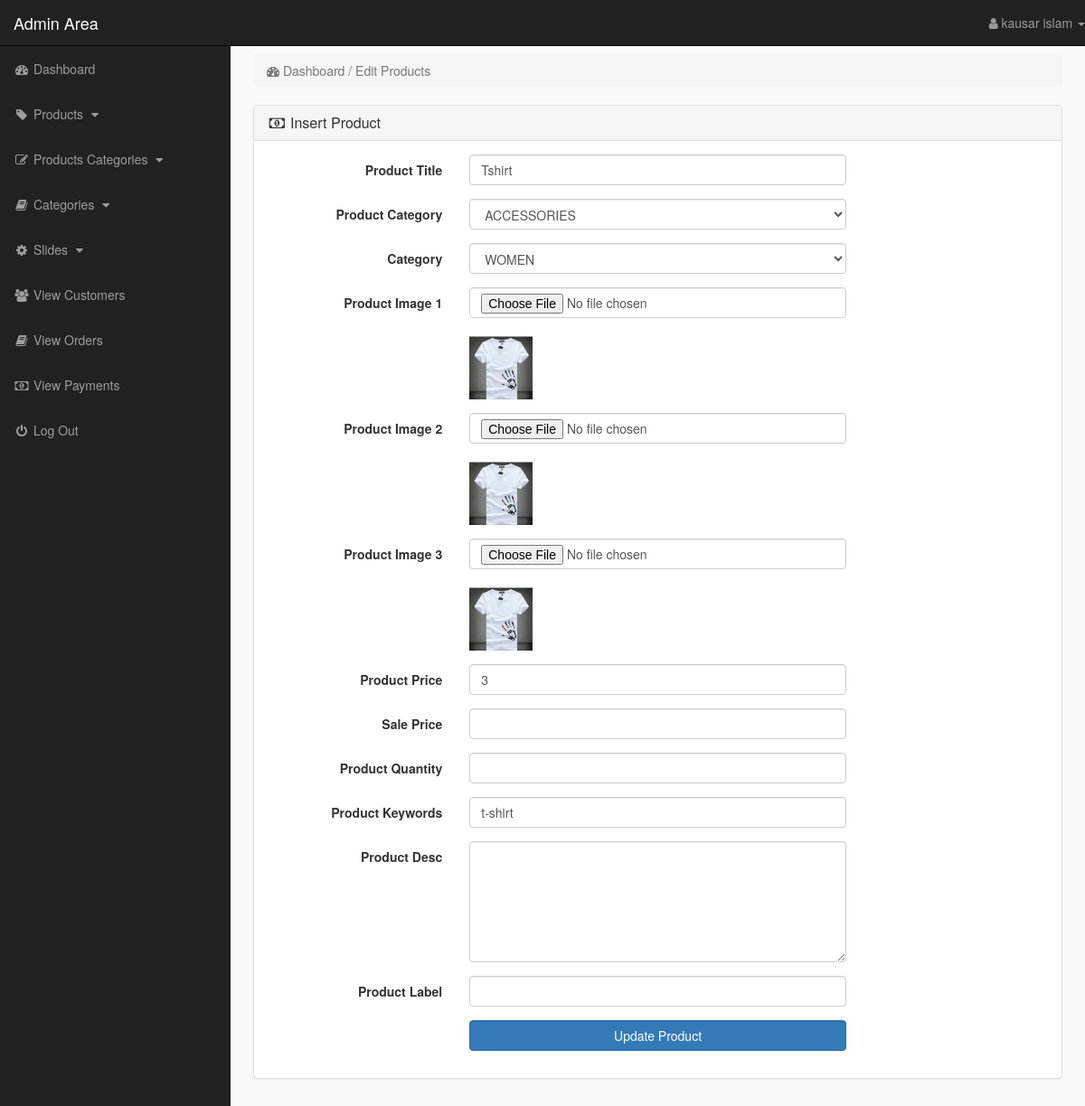
Screenshot of /admin_area/index.php?edit_product=4 (signed in) with the database file from the repository.
### tables this page shows
CREATE TABLE `products` (
  `product_id` int(10) NOT NULL,
  `p_cat_id` int(10) NOT NULL,
  `cat_id` int(10) NOT NULL,
  `date` timestamp NOT NULL DEFAULT current_timestamp() ON UPDATE current_timestamp(),
  `product_title` text NOT NULL,
  `product_img1` text NOT NULL,
  `product_img2` text NOT NULL,
  `product_img3` text NOT NULL,
  `product_price` int(10) NOT NULL,
  `product_desc` text NOT NULL,
  `product_keywords` text NOT NULL
);

CREATE TABLE `product_categories` (
  `p_cat_id` int(10) NOT NULL,
  `p_cat_title` text NOT NULL,
  `p_cat_desc` text NOT NULL
);

CREATE TABLE `categories` (
  `cat_id` int(100) NOT NULL,
  `cat_title` text NOT NULL,
  `cat_desc` text NOT NULL
);

### admin_area/edit_product.php (the view, shortened to what this page needs)
<?php
    if(!isset($_SESSION['admin_email'])){
        echo "<script>window.open('login.php','_self')</script>";
    }else{
?>
<?php
    if(isset($_GET['edit_product'])){
        $edit_id = $_GET['edit_product'];
        $get_p = "select * from products where product_id='$edit_id'";
        $run_edit = mysqli_query($con,$get_p);
        $row_edit = mysqli_fetch_array($run_edit);
        $p_title = $row_edit['product_title'];
        $p_cat = $row_edit['p_cat_id'];
        $cat = $row_edit['cat_id'];
        $p_image1 = $row_edit['product_img1'];
        $p_image2 = $row_edit['product_img2'];
        $p_image3 = $row_edit['product_img3'];
        $p_price = $row_edit['product_price'];
        $p_sale = $row_edit['product_sale'];
        $p_keywords = $row_edit['product_keywords'];
        $p_desc = $row_edit['product_desc'];
        $p_label = $row_edit['product_label'];
        $p_qty = $row_edit['product_qty'];
    }
        $get_p_cat = "select * from product_categories where p_cat_id='$p_cat'";
        $run_p_cat = mysqli_query($con,$get_p_cat);
        $row_p_cat = mysqli_fetch_array($run_p_cat);
        $p_cat_title = $row_p_cat['p_cat_title'];
        $get_cat = "select * from categories where cat_id='$cat'";
        $run_cat = mysqli_query($con,$get_cat);
        $row_cat = mysqli_fetch_array($run_cat);
        $cat_title = $row_cat['cat_title'];
?>
<!DOCTYPE html>
<html lang="en">
<head>
</head>
<body>
<div class="row">
    <div class="col-lg-12">
        <ol class="breadcrumb">
            <li class="active">
                <i class="fa fa-dashboard"></i> Dashboard / Edit Products
            </li>
        </ol>
    </div>
</div>
<div class="row">
    <div class="col-lg-12">
        <div class="panel panel-default">
           <div class="panel-heading">
               <h3 class="panel-title">
                   <i class="fa fa-money fa-fw"></i> Insert Product
               </h3>
           </div>
           <div class="panel-body">
               <form method="post" class="form-horizontal" enctype="multipart/form-data">
                   <div class="form-group">
                      <label class="col-md-3 control-label"> Product Title </label>
                      <div class="col-md-6">
                          <input name="product_title" type="text" class="form-control" required value="<?php echo $p_title; ?>">
                      </div>
                   </div>
                   <div class="form-group">
                      <label class="col-md-3 control-label"> Product Category </label>
                      <div class="col-md-6">
                          <select name="product_cat" class="form-control">
                              <option value="<?php echo $p_cat; ?>"> <?php echo $p_cat_title; ?> </option>
                          </select>
                      </div>
                   </div>
                   <div class="form-group">
                      <label class="col-md-3 control-label"> Category </label>
                      <div class="col-md-6">
                          <select name="cat" class="form-control">
                              <option value="<?php echo $cat; ?>"> <?php echo $cat_title; ?> </option>
                          </select>
                      </div>
                   </div>
                   <div class="form-group">
                      <label class="col-md-3 control-label"> Product Image 1 </label>
                      <div class="col-md-6">
                          <input name="product_img1" type="file" class="form-control" required>
                          <br>
                          <img width="70" height="70" src="product_images/<?php echo $p_image1; ?>" alt="<?php echo $p_image1; ?>">
                      </div>
                   </div>
                   <div class="form-group">
                      <label class="col-md-3 control-label"> Product Image 2 </label>
                      <div class="col-md-6">
                          <input name="product_img2" type="file" class="form-control">
                          <br>
                          <img width="70" height="70" src="product_images/<?php echo $p_image2; ?>" alt="<?php echo $p_image2; ?>">
                      </div>
                   </div>
                   <div class="form-group">
                      <label class="col-md-3 control-label"> Product Image 3 </label>
                      <div class="col-md-6">
                          <input name="product_img3" type="file" class="form-control form-height-custom">
                          <br>
                          <img width="70" height="70" src="product_images/<?php echo $p_image3; ?>" alt="<?php echo $p_image3; ?>">
                      </div>
                   </div>
                   <div class="form-group">
                      <label class="col-md-3 control-label"> Product Price </label>
                      <div class="col-md-6">
                          <input name="product_price" type="text" class="form-control" required value="<?php echo $p_price; ?>">
                      </div>
                   </div>
                   <div class="form-group">
                      <label class="col-md-3 control-label"> Sale Price </label>
                      <div class="col-md-6">
                          <input name="product_sale" type="text" class="form-control" value="<?php echo $p_sale; ?>">
                      </div>
                   </div>
                   <div class="form-group">
                      <label class="col-md-3 control-label"> Product Quantity </label>
                      <div class="col-md-6">
                          <input name="product_qty" type="text" class="form-control" value="<?php echo $p_qty; ?>">
                      </div>
                   </div>
                   <div class="form-group">
                      <label class="col-md-3 control-label"> Product Keywords </label>
                      <div class="col-md-6">
                          <input name="product_keywords" type="text" class="form-control" required value="<?php echo $p_keywords; ?>">
                      </div>
                   </div>
                   <div class="form-group">
                      <label class="col-md-3 control-label"> Product Desc </label>
                      <div class="col-md-6">
                          <textarea name="product_desc" cols="19" rows="6" class="form-control">
                              <?php echo $p_desc; ?>
                          </textarea>
                      </div>
                   </div>
                    <div class="form-group">
                      <label class="col-md-3 control-label"> Product Label </label>
                      <div class="col-md-6">
                          <input name="product_label" type="text" class="form-control" required value="<?php echo $p_label; ?>">
                      </div>
                   </div>
                   <div class="form-group">
                      <label class="col-md-3 control-label"></label>
                      <div class="col-md-6">
                          <input name="update" value="Update Product" type="submit" class="btn btn-primary form-control">
                      </div>
                   </div>
               </form>
           </div>
        </div>
    </div>
</div>
</body>
</html>
<?php } ?>

### admin_area/includes/sidebar_stuff.php (shortened to what this page needs)
<?php
    if(!isset($_SESSION['admin_email'])){
        echo "<script>window.open('login.php','_self')</script>";
    }else{
?>
<nav class="navbar navbar-inverse navbar-fixed-top">
    <div class="navbar-header">
        <a href="index.php?dashboard" class="navbar-brand">Admin Area</a>
    </div>
    <ul class="nav navbar-right top-nav">
        <li class="dropdown">
            <a href="#" class="dropdown-toggle" data-toggle="dropdown">
                <i class="fa fa-user"></i> <?php echo $admin_name; ?> <b class="caret"></b>
            </a>
        </li>
    </ul>
    <div class="collapse navbar-collapse navbar-ex1-collapse">
        <ul class="nav navbar-nav side-nav">
            <li>
                <a href="index.php?dashboard">
                        <i class="fa fa-fw fa-dashboard"></i> Dashboard
                </a>
            </li>
            <li>
                <a href="#" data-toggle="collapse" data-target="#products">
                        <i class="fa fa-fw fa-tag"></i> Products
                        <i class="fa fa-fw fa-caret-down"></i>
                </a>
            </li>
            <li>
                <a href="#" data-toggle="collapse" data-target="#p_cat">
                        <i class="fa fa-fw fa-edit"></i> Products Categories
                        <i class="fa fa-fw fa-caret-down"></i>
                </a>
            </li>
            <li>
                <a href="#" data-toggle="collapse" data-target="#cat">
                        <i class="fa fa-fw fa-book"></i> Categories
                        <i class="fa fa-fw fa-caret-down"></i>
                </a>
            </li>
            <li>
                <a href="#" data-toggle="collapse" data-target="#slides">
                        <i class="fa fa-fw fa-gear"></i> Slides
                        <i class="fa fa-fw fa-caret-down"></i>
                </a>
            </li>
            <li>
                <a href="index.php?view_customers">
                    <i class="fa fa-fw fa-users"></i> View Customers
                </a>
            </li>
            <li>
                <a href="index.php?view_orders">
                    <i class="fa fa-fw fa-book"></i> View Orders
                </a>
            </li>
            <li>
                <a href="index.php?view_payments">
                    <i class="fa fa-fw fa-money"></i> View Payments
                </a>
            </li>
            <li>
                <a href="logout.php">
                    <i class="fa fa-fw fa-power-off"></i> Log Out
                </a>
            </li>
        </ul>
    </div>
</nav>
<?php } ?>

### admin_area/css/style.css (style rules this page uses)
body { margin-top: 100px; }
@media (min-width: 768px) { body { margin-top: 50px; } }
.top-nav { 0 15px; }
.top-nav>li { float: left; display: inline-block; }
.top-nav>li>a { color: #999999; line-height: 20px; padding-top: 15px; padding-bottom: 15px; }
@media (min-width: 768px) { .side-nav { position: fixed; top: 51px; bottom: 0; width: 255px; overflow-y: auto; overflow-x: hidden; background-color: #222222; padding-bottom: 40px; border-radius: 0; } }
@media (min-width: 768px) { .side-nav>li>a { width: 255px; } }
.panel-body { border-radius: 5px; }

### rows the page displays
products: product_title "Tshirt", product_img1 (picture), product_img2 (picture), product_img3 (picture), product_price "3", product_keywords "t-shirt"
product_categories: product_cat "ACCESSORIES"
categories: cat "WOMEN"

### other values shown
$admin_name "kausar islam"
